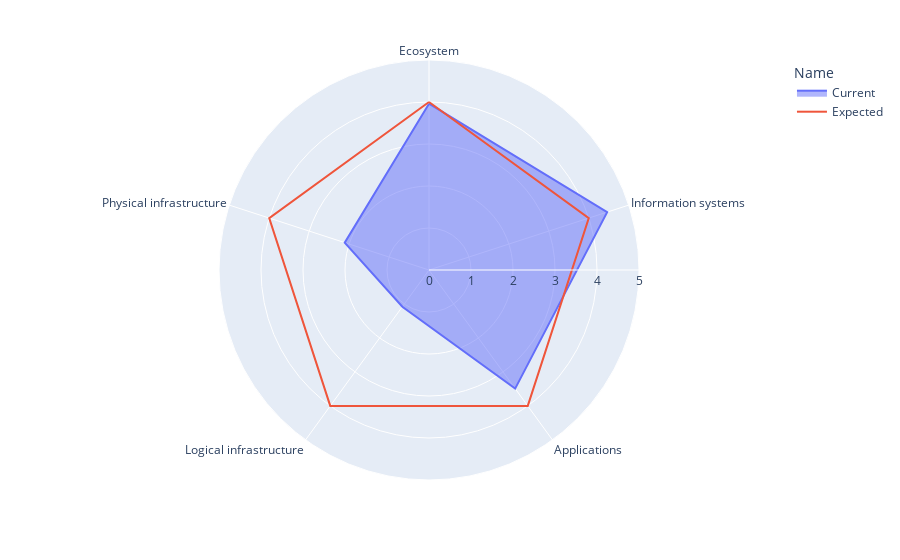

The code cell stored with this chart in its notebook:
### Code cell
import pandas as pd
import plotly.express as px

df = pd.DataFrame({
    'Name':['Current', 'Current', 'Current', 'Current', 'Current', 'Expected', 'Expected', 'Expected', 'Expected', 'Expected'],
    'Maturity': [ 
        calculate_domain_maturity(ecosystem_view), 
        calculate_domain_maturity(information_systems_view), 
        calculate_domain_maturity(applications_view), 
        calculate_domain_maturity(logical_infrastructure_view), 
        calculate_domain_maturity(physical_infrastructure_view),
        4, 
        4, 
        4, 
        4, 
        4
    ],
    'Theta':["Ecosystem","Information systems","Applications","Logical infrastructure","Physical infrastructure", "Ecosystem","Information systems","Applications","Logical infrastructure","Physical infrastructure"]
})
fig = px.line_polar(df, r='Maturity', theta='Theta', line_close=True, color='Name')
fig.update_layout(
  polar=dict(
    radialaxis=dict(
      visible=True,
      range=[0, 5]
    )
  )
)
for trace in fig.data:
    if trace.name == 'Current':
        trace.fill = 'toself'
    else:
        trace.fill = None

fig.show()

### Figure 1 — Plotly figure (JSON) as saved in the notebook; plotly's stock layout.template omitted (floating-point values rounded to 4 significant figures)
{"data": [{"hovertemplate": "Name=Current<br>Maturity=%{r}<br>Theta=%{theta}<extra></extra>", "legendgroup": "Current", "line": {"color": "#636efa", "dash": "solid"}, "marker": {"symbol": "circle"}, "mode": "lines", "name": "Current", "r": [3.96, 4.46, 3.49, 1.08, 2.11, 3.96], "showlegend": true, "subplot": "polar", "theta": ["Ecosystem", "Information systems", "Applications", "Logical infrastructure", "Physical infrastructure", "Ecosystem"], "type": "scatterpolar", "fill": "toself"}, {"hovertemplate": "Name=Expected<br>Maturity=%{r}<br>Theta=%{theta}<extra></extra>", "legendgroup": "Expected", "line": {"color": "#EF553B", "dash": "solid"}, "marker": {"symbol": "circle"}, "mode": "lines", "name": "Expected", "r": [4.0, 4.0, 4.0, 4.0, 4.0, 4.0], "showlegend": true, "subplot": "polar", "theta": ["Ecosystem", "Information systems", "Applications", "Logical infrastructure", "Physical infrastructure", "Ecosystem"], "type": "scatterpolar"}], "layout": {"polar": {"domain": {"x": [0.0, 1.0], "y": [0.0, 1.0]}, "angularaxis": {"direction": "clockwise", "rotation": 90}, "radialaxis": {"visible": true, "range": [0, 5]}}, "legend": {"title": {"text": "Name"}, "tracegroupgap": 0}, "margin": {"t": 60}}}
